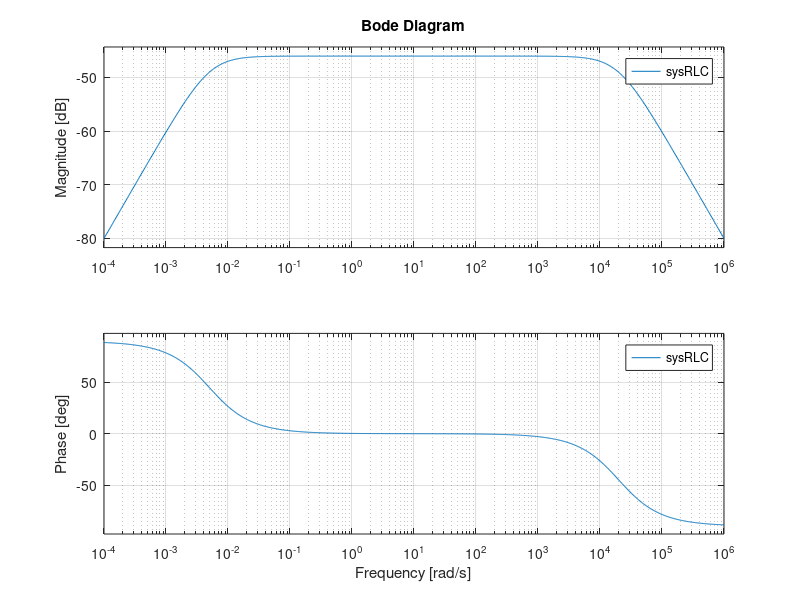

Write the MATLAB code that produced this figure.
%RLC Circuit


R = 100; 

C = 100*10^-6; %uF
L = 500*10^-3; %mH df5

dur = 0.5;

a = L;
b = R*L*C; 
d = R; 

sysRLC= tf([a 0],[b d a]);
sysRLC

bode(sysRLC)
%step(sysRLC,dur); grid on; 
%step(sysRLC,dur); ylabel('Response [V0]'); grid on;
%subplot(211); step(sysRLC,dur); ylabel('Response [V0]'); grid on;
%subplot(212); rlocus(sysRLC,dur); grid on;